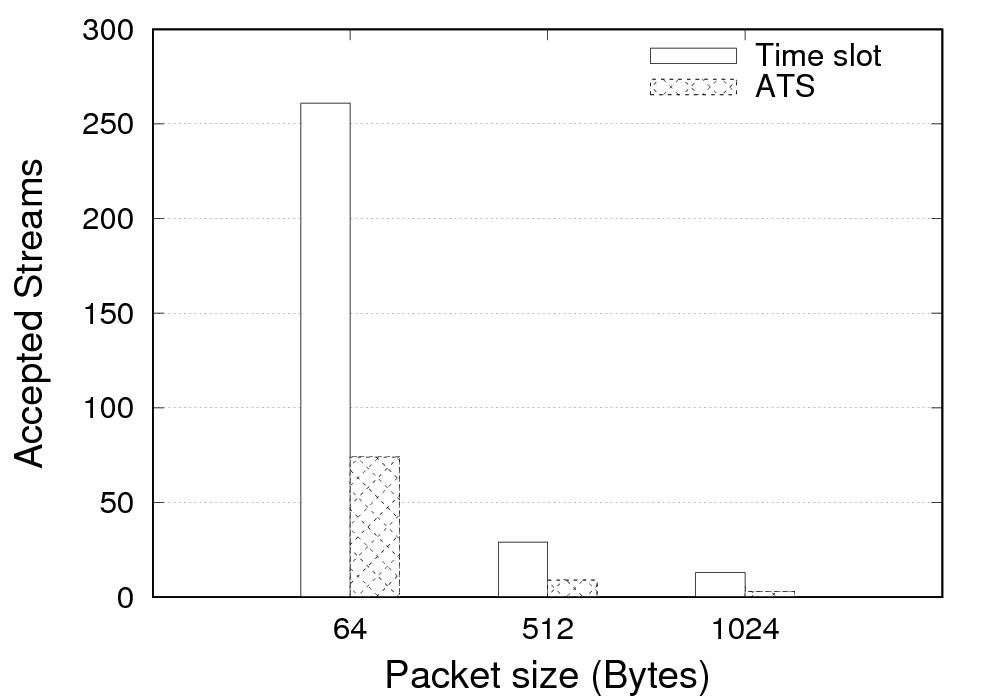

Source code (gnuplot):
# Unset all properties
unset title
unset key
unset xtics
unset ytics

# Setup output environment
set term postscript eps enhanced
set output "Schedulability_fixed_period.eps"

# Graphic settings
set style fill pattern
set style histogram clustered
set style data histogram

set size 0.8,0.8

set xlabel "Packet size (Bytes)" font "Arial,22"
set ylabel "Accepted Streams" font "Arial,22"

set xtics
set ytics
set key right top Left reverse nobox
set terminal postscript solid "Arial" 18

set grid y

set datafile missing "-"

# Plotting
plot \
"Schedulability_fixed_period.dat" using 2:xtic(1) with histogram title "Time slot", \
"Schedulability_fixed_period.dat" using 3:xtic(1) with histogram title "ATS", \